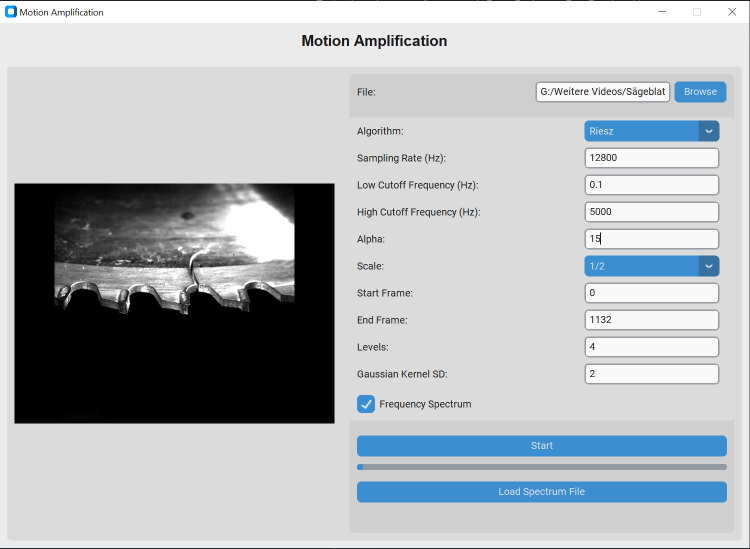
#> input picture Header.png, 1500 x 1097 px (shown at 1/2 size)
$ python -i pyramidTools.py   (imports and definitions only)
#> lines starting #> are read from the running program, lines starting #| are printed output that depends on the picture
import numpy as np
from scipy.ndimage import convolve
import cv2

# The following functions are taken from the pseudo code
# provided with Wadhwa et. al (2014) and were optimized where possible

class PyramidTools:
    def __init__(self):
        pass
    # [173 lines left out: functions IIRTemporalFilter, AmplitudeWeightedBlur, ComputePhaseDifferenceAndAmplitude, PhaseShiftCoefficientRealPart, not called in this run]

    def ComputeLaplacianPyramid(self, image: np.ndarray, num_levels: int):
        """
        Constructs a Laplacian pyramid from a grayscale image.

        A Laplacian pyramid is a multi-resolution representation that stores
        bandpass filtered versions of the image at each level, capturing different
        spatial frequency components.

        Parameters:
            image (np.ndarray):
                Input grayscale image as a 2D NumPy array (dtype float32 or convertible).
            num_levels (int):
                Number of pyramid levels to construct (excluding the lowpass residual).

        Returns:
            List[np.ndarray]:
                A list of 2D arrays representing the Laplacian pyramid levels.
                - laplacian_pyramid[0] is the highest resolution level (finest detail).
                - laplacian_pyramid[-1] is the lowpass residual (lowest resolution image).

        Notes:
            - Input image will be converted to float32 for precision.
            - Each level is one octave (factor of 2) smaller in width and height.
            - The final level is a lowpass image (not a difference).
        """
        # === Step 1: Build Gaussian pyramid ===
        # This will be used to compute differences between blurred and upsampled images
        gaussian_pyramid = [image.astype(np.float32)]
        for _ in range(num_levels):
            image = cv2.pyrDown(image)
            gaussian_pyramid.append(image.astype(np.float32))

        # === Step 2: Construct Laplacian pyramid ===
        laplacian_pyramid = []
        for i in range(num_levels):
            size = (gaussian_pyramid[i].shape[1], gaussian_pyramid[i].shape[0])  # width, height
            expanded = cv2.pyrUp(gaussian_pyramid[i + 1], dstsize=size)
            lap = gaussian_pyramid[i] - expanded
            laplacian_pyramid.append(lap)

        # === Step 3: Add lowpass residual ===
        # The lowest level of the Gaussian pyramid becomes the residual
        laplacian_pyramid.append(gaussian_pyramid[-1])
        return laplacian_pyramid

    def ComputeRieszPyramid(self, grayscale_frame: np.ndarray, num_levels: int = 4):
        """
        Computes the Riesz pyramid of a 2D grayscale image frame.

        The Riesz pyramid includes:
        - A Laplacian pyramid (multi-resolution representation of the image)
        - First-order Riesz transform components (in x and y directions)
        for each pyramid level except the lowest (lowpass residual).

        Parameters:
            grayscale_frame (np.ndarray):
                2D array representing the grayscale input frame.
            num_levels (int):
                Number of pyramid levels (default is 4). Must be >= 1.

        Returns:
            Tuple containing three lists of np.ndarray:
                - laplacian_pyramid (List[np.ndarray]):
                    Multi-resolution Laplacian pyramid including lowpass residual.
                - riesz_x (List[np.ndarray]):
                    Riesz transform in the x-direction for each level (except residual).
                - riesz_y (List[np.ndarray]):
                    Riesz transform in the y-direction for each level (except residual).

        Notes:
            - Assumes input is already normalized (e.g., float32 in range [0, 1]).
            - The number of Riesz levels is one less than the number of Laplacian levels
            because the residual is not transformed.
        """

        # Compute Laplacian pyramid
        laplacian_pyramid = self.ComputeLaplacianPyramid(grayscale_frame, num_levels)
        number_of_levels = len(laplacian_pyramid) - 1  # Exclude lowpass residual

        # Define Riesz transform approximation kernels
        kernel_x = np.array([
            [0.0,  0.0,  0.0],
            [0.5,  0.0, -0.5],
            [0.0,  0.0,  0.0]
        ])

        kernel_y = np.array([
            [ 0.0,  0.5,  0.0],
            [ 0.0,  0.0,  0.0],
            [ 0.0, -0.5,  0.0]
        ])

        riesz_x = []
        riesz_y = []

        for k in range(number_of_levels):
            riesz_x_k = convolve(laplacian_pyramid[k], kernel_x, mode='reflect')
            riesz_y_k = convolve(laplacian_pyramid[k], kernel_y, mode='reflect')
            riesz_x.append(riesz_x_k)
            riesz_y.append(riesz_y_k)

        return laplacian_pyramid, riesz_x, riesz_y

    # [36 lines left out: function CollapseLaplacianPyramid, not called in this run]

>>> import cv2
>>> picture = cv2.imread('Header.png', cv2.IMREAD_GRAYSCALE)
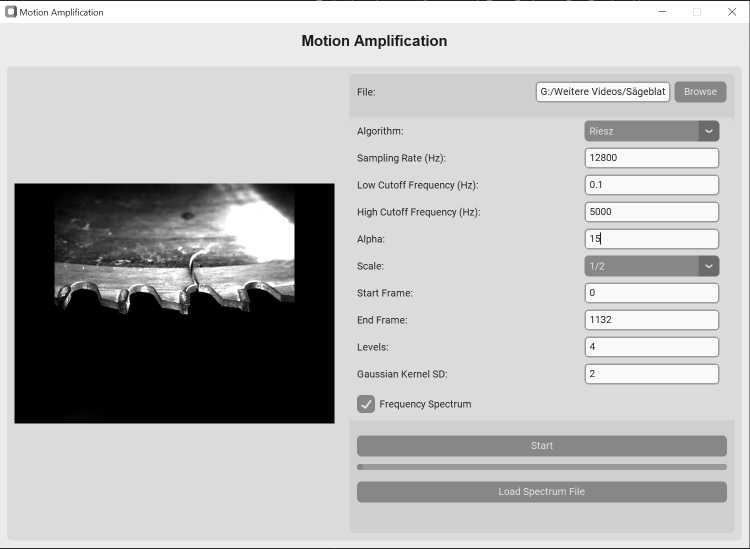
#> picture: shape (1097, 1500) (shown at 1/2 size); min 0, max 255, mean 182.6
>>> result = PyramidTools().ComputeRieszPyramid(picture)
#> the loop in ComputeLaplacianPyramid, `for _ in range(num_levels):` made 4 passes
#> pass 1, in ComputeLaplacianPyramid, `image = cv2.pyrDown(image)`:
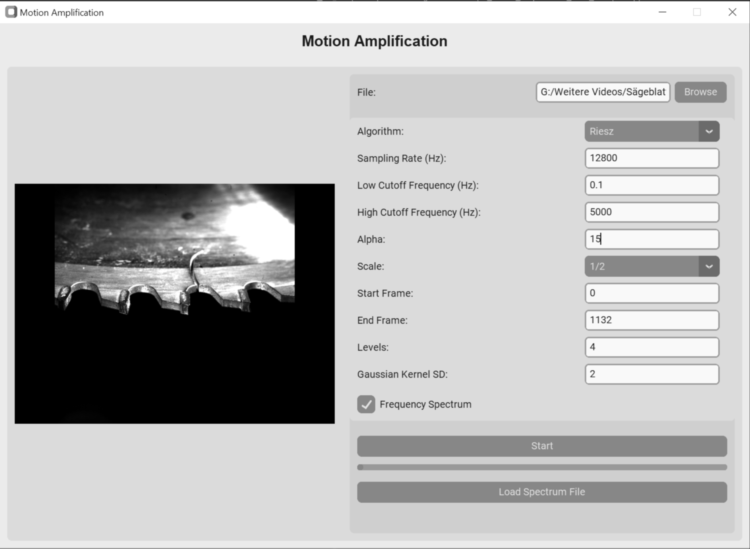
#> image: shape (549, 750); min 0, max 255, mean 182.7
#> after the loop in ComputeLaplacianPyramid, `for _ in range(num_levels):`:
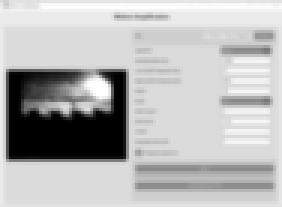
#> image: shape (69, 94) (shown 3 times larger); min 0, max 255, mean 183.3
#> after the loop in ComputeLaplacianPyramid, `for _ in range(num_levels):`: gaussian_pyramid = 5 items
#> the loop in ComputeLaplacianPyramid, `for i in range(num_levels):` made 4 passes
#> pass 1, in ComputeLaplacianPyramid, `lap = gaussian_pyramid[i] - expanded`:
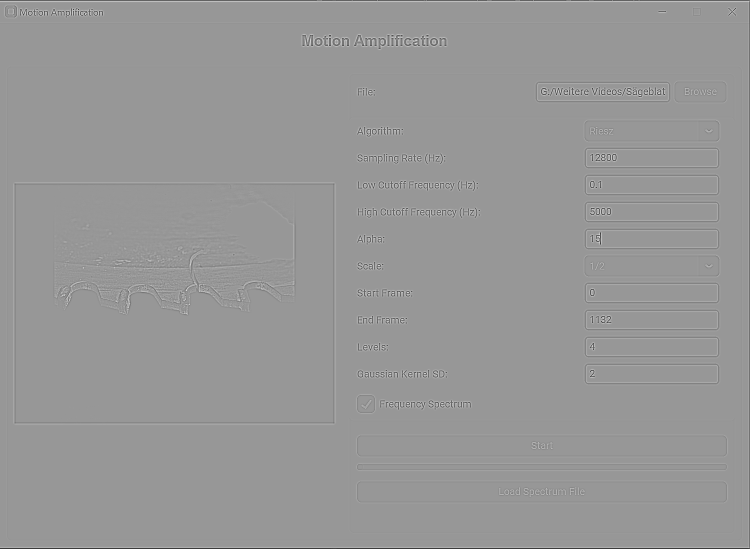
#> lap: shape (1097, 1500) float32 (shown at 1/2 size); min -215, max 147.3, mean -0.1; drawn with min black and max white
#> pass 2, in ComputeLaplacianPyramid, `lap = gaussian_pyramid[i] - expanded`:
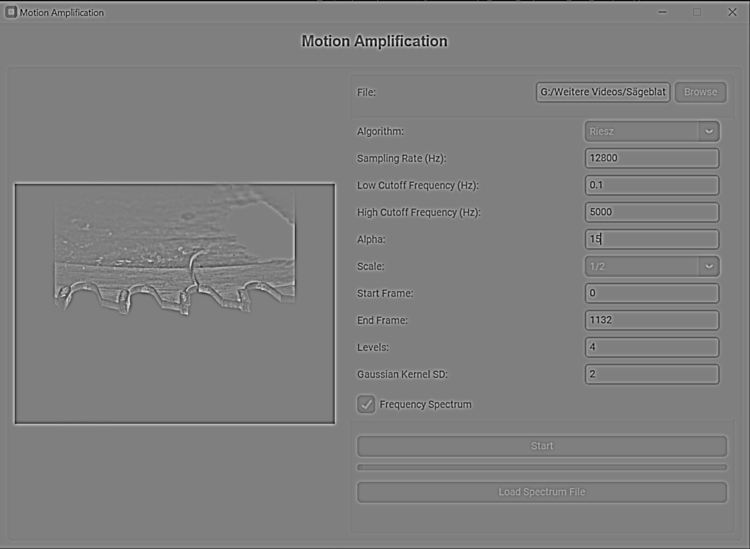
#> lap: shape (549, 750) float32; min -115, max 114.6, mean -0.2; drawn with min black and max white
#> after the loop in ComputeLaplacianPyramid, `for i in range(num_levels):`: laplacian_pyramid = 4 items
#> in ComputeRieszPyramid, `laplacian_pyramid = self.ComputeLaplacianPyramid(grayscale_frame, num_..`: laplacian_pyramid = 5 items
#> in ComputeRieszPyramid, `number_of_levels = len(laplacian_pyramid) - 1`: number_of_levels = 4
#> the loop in ComputeRieszPyramid, `for k in range(number_of_levels):` made 4 passes
#> pass 1, in ComputeRieszPyramid, `riesz_x_k = convolve(laplacian_pyramid[k], kernel_x, mode='reflect')`:
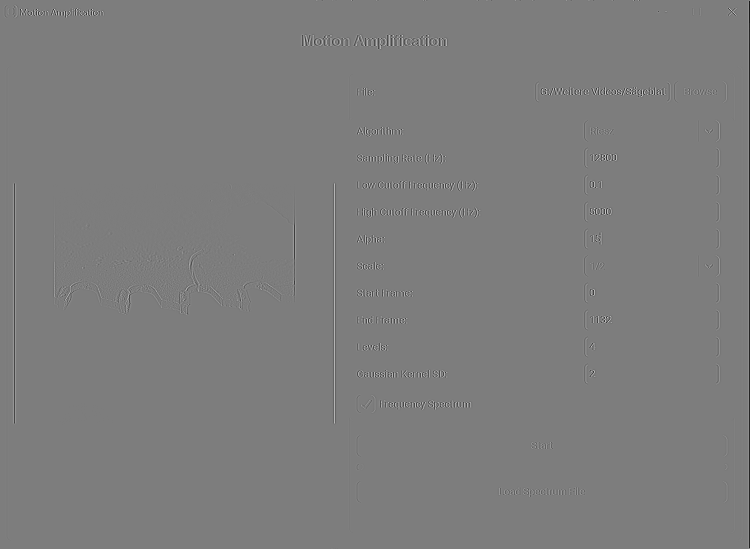
#> riesz_x_k: shape (1097, 1500) float32 (shown at 1/2 size); min -126.9, max 131.6, mean -0.1; drawn with min black and max white
#> pass 2, in ComputeRieszPyramid, `riesz_y_k = convolve(laplacian_pyramid[k], kernel_y, mode='reflect')`:
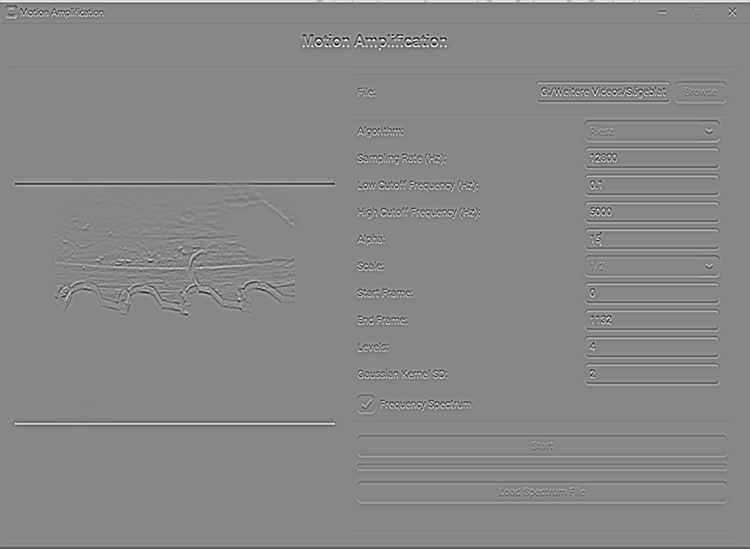
#> riesz_y_k: shape (549, 750) float32; min -87.62, max 79.03, mean 0.1; drawn with min black and max white
#> after the loop in ComputeRieszPyramid, `for k in range(number_of_levels):`: riesz_x = 4 items
